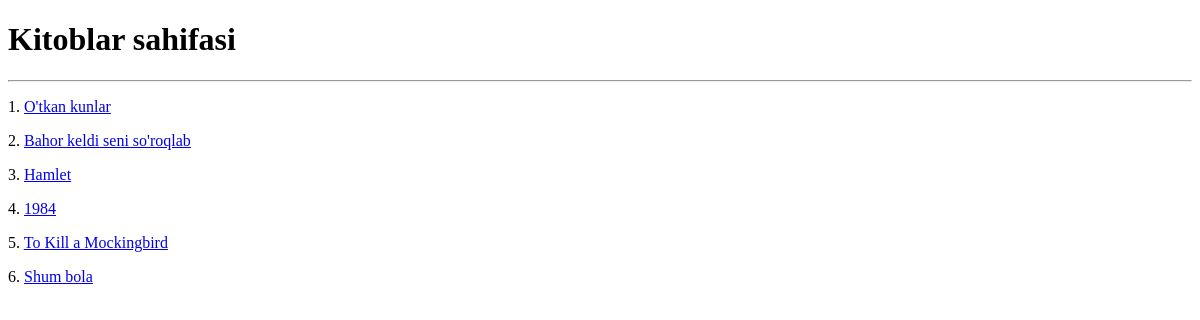
Page /kitoblar/ on the earlier database version.
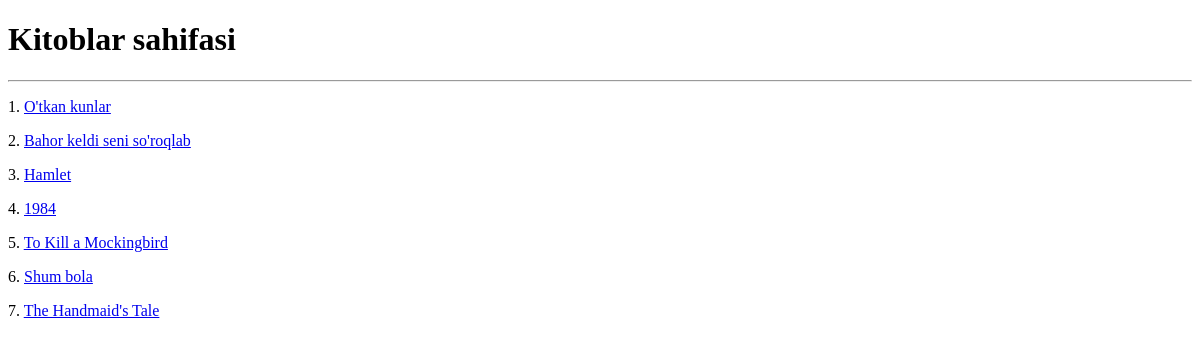
Same page on the later database version.
### mainApp/models.py (models this page shows, shortened)
class Kitob(models.Model):
    nom = models.CharField(max_length=255)
    annotatsiya = models.TextField(blank=True, null=True)
    janr = models.CharField(max_length=255)
    sahifa = models.PositiveIntegerField()
    muallif = models.ForeignKey(Muallif, on_delete=SET_NULL, null=True)
    class Meta:
        verbose_name_plural = "Kitoblar"

### mainApp/views.py (the view)
# urls.py: path('kitoblar/', kitoblar_view, name="kitoblar"),
def kitoblar_view(request):
    kitoblar = Kitob.objects.all()
    context = {
        "kitoblar" : kitoblar
    }
    return render(request, 'kitoblar.html', context=context)

### templates/kitoblar.html (shortened to what this page needs)
<!DOCTYPE html>
<html lang="en">
<head>
</head>
<body>
<h1>Kitoblar sahifasi</h1>
<hr>
{% for kitob in kitoblar %}
  <p> {{ forloop.counter }}.
    <a href="{{ kitob.id }}">{{ kitob.nom }}</a>
  </p>
{% endfor %}
</body>
</html>

Differences in the rows shown:
added Kitob: nom "The Handmaid's Tale"
